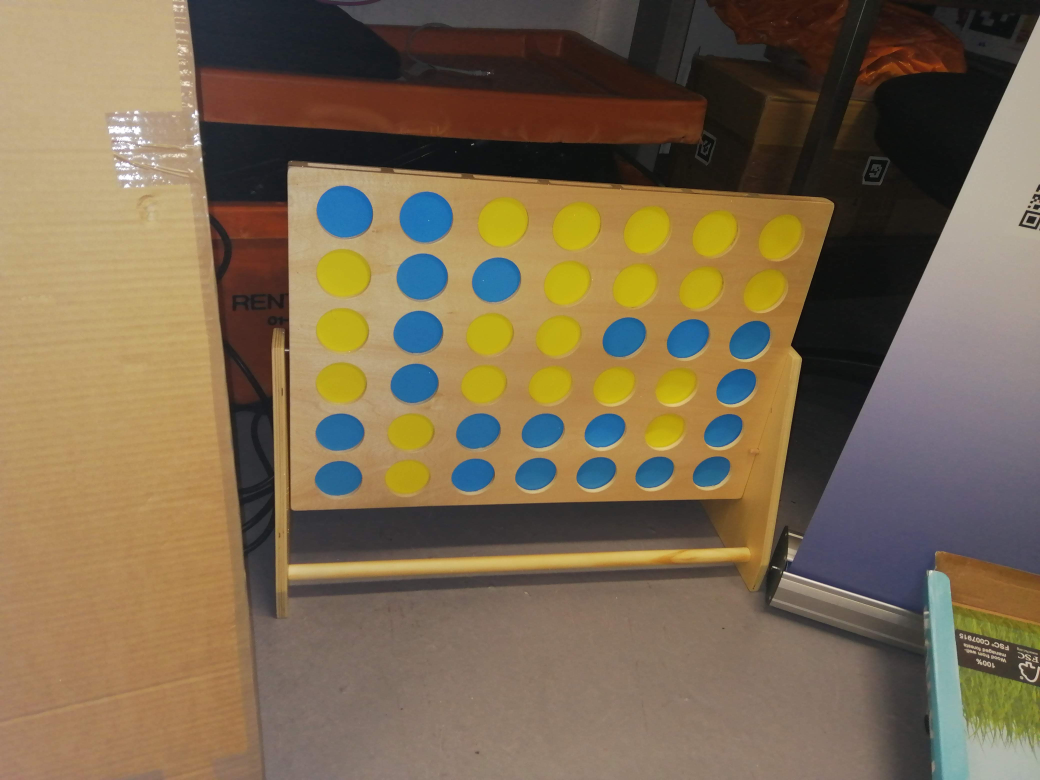
#> input picture OpenCvCode/Refference Images/IMG_20200127_143004.jpg, 4160 x 3120 px (shown at 1/4 size)
$ python -i open_cv.py   (imports and definitions only)
#> lines starting #> are read from the running program, lines starting #| are printed output that depends on the picture; after the words box and inside, x2 and y2 are one past the last pixel; in counts of white or black regions, pixels touching at a corner belong together
# -*- coding: utf-8 -*-
"""
Created on Mon Feb  3 22:19:24 2020

@author: aidam
"""

import numpy as np
import cv2
import matplotlib.pyplot as plt


def ImageInlineShow(Image):
    '''
    A function to show the images in line instead of as sperate images designed for Jupyter Notepad.
    Sabotage me if you dont want anything being printed out.
    '''
    plt.imshow(cv2.cvtColor(Image, cv2.COLOR_BGR2RGB))
    plt.xticks([]), plt.yticks([])  # to hide tick values on X and Y axis
    plt.show()


def ConvectionFunction(Image ,LowerBound , UpperBound):
    '''
    Takes in an Image , the lower bounds and the upper bounds and returns the contours for the image and the thresholds
    TODO add in Adaptive thresholding if needed
    '''
    hsv = cv2.cvtColor(Image, cv2.COLOR_BGR2HSV) # Convert to hsv

    LowerBound = np.array(LowerBound) # Remove if ALL of the code inputs a numpy array into the function
    UpperBound = np.array(UpperBound)

    mask = cv2.inRange(hsv , LowerBound , UpperBound) # Creates the mask
    contours , _ = cv2.findContours(mask , cv2.RETR_TREE , cv2.CHAIN_APPROX_SIMPLE) # Creates contours from the mask

    img2 = Image.copy()
    index = -1
    thickness = 10
    colour = (255 , 0 , 255)

    cv2.drawContours(img2,contours , index , colour , thickness)

    ImageInlineShow(img2)
    return contours


def ContourInfo(contours ,minArea):

    '''
    Takes in a set of contours returns the cordinate for the centre of the the ones above a certain size
    TODO ADD TEST FOR IF IT IS A CIRCLE RATHER THAN JUST doing it by overal area
     '''
    output = []
    for c in contours:
        area = cv2.contourArea(c)
        if area > minArea:
            #print(area)
            M = cv2.moments(c)
            try:
                cX = int(M["m10"] / M["m00"])
                cY = int(M["m01"] / M["m00"])
                #print(area)
                output.append([[cX ,cY],[area]])
                #print(output)
                #print('cX:', cX, 'cY:', cY)
            except ZeroDivisionError:
                pass
    return output

#def plot_centre_line(row, column):
#    for i in row:
#        point1 =

# [61 lines left out: functions get_x_and_y_coord_from_contours, get_row_and_col, not called in this run]

#Felix wants most recently played disk column

def TransformTheImage(img,Extension):
    '''Takes the image and transforms it , extension if you want to see above the grid.  '''
    #Red Contours
    lower_red = np.array([0,110,139])
    upper_red = np.array([10,255,255])

    RedContours = ConvectionFunction(img,lower_red , upper_red)
    Red_cordinates = ContourInfo(RedContours , 500)

    Squared = [x[0][0] * x[0][1] for x in Red_cordinates]
    #for x in Red_cordinates:
        #print( "test", x[0][1])

    Red_cordinates = [x[0] for _, x in sorted(zip(Squared,Red_cordinates), key=lambda pair: pair[0])] # like a cheaky zip for when the going gets rough.

    pts_dst = np.array([[0,Extension] , [0,600 + Extension] , [700,Extension] ,[700 , 600 + Extension]],np.float32)
    Red_cordinates = np.array(Red_cordinates,np.float32)

    #h, status = cv2.findHomography(pts_src, Red_cordinates)
    #h = cv2.getPerspectiveTransform(Red_cordinates,pts_dst)
    h, _ = cv2.findHomography(Red_cordinates,pts_dst)
    SquareImage = cv2.warpPerspective(img, h,(700,600 + Extension))
    ImageInlineShow(SquareImage)

    return SquareImage


def GetPositions(ImageLocation):
    '''Takes In an Image Location and returns what the current layout of the parts is'''

    img = cv2.imread(ImageLocation)
#> img is the input picture: shape (3120, 4160, 3); mean B, G, R 80.8, 106.3, 124.1
    SquareImage = TransformTheImage(img,200)
#> in ConvectionFunction, `hsv = cv2.cvtColor(Image, cv2.COLOR_BGR2HSV)`: hsv: shape (3120, 4160, 3); mean H, S, V 35.1, 97, 129.5
#> in ConvectionFunction, `mask = cv2.inRange(hsv , LowerBound , UpperBound)`:
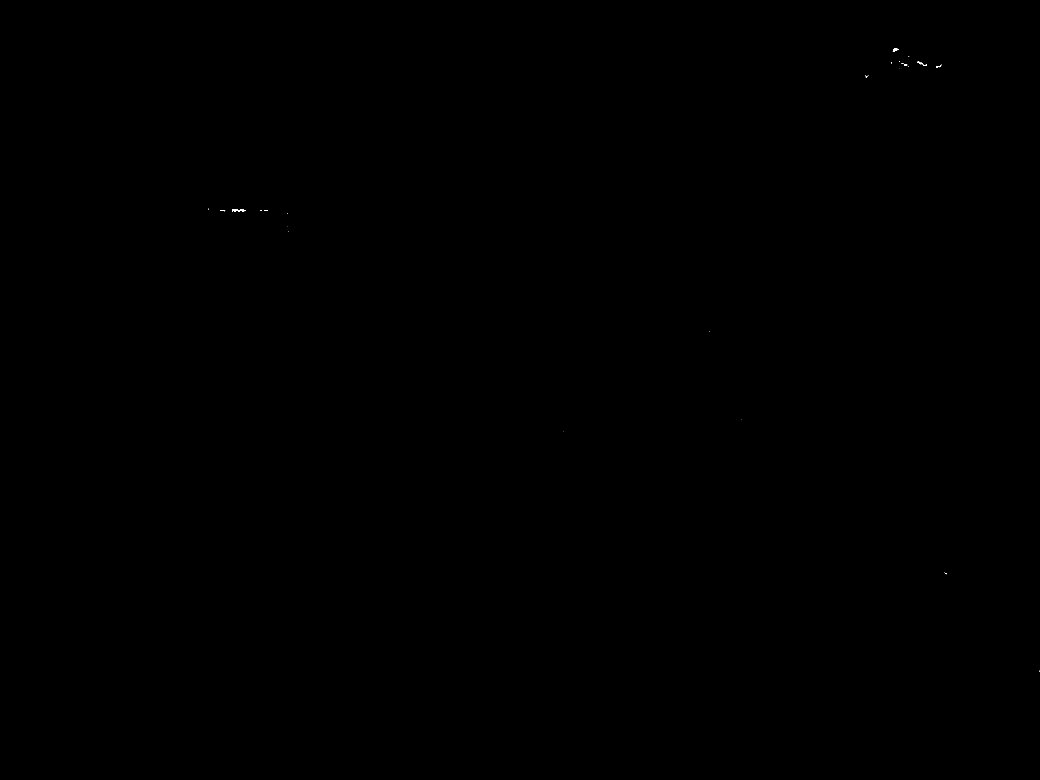
#> mask: shape (3120, 4160) (shown at 1/4 size); 0.01% white; 39 white regions (32 under 20 px)
#> in ConvectionFunction, `contours , _ = cv2.findContours(mask , cv2.RETR_TREE , cv2.CHAIN_APPRO..`: contours = 43 contours, 37 with area under 20; largest, box (x1, y1, x2, y2) and area: (928, 838, 984, 847) 252, (3571, 193, 3595, 208) 120, (3668, 246, 3689, 257) 68, (3744, 264, 3762, 271) 46, (3616, 256, 3629, 264) 24, (880, 840, 901, 845) 20
#> in TransformTheImage, `RedContours = ConvectionFunction(img,lower_red , upper_red)`: RedContours has the same summary as contours in ConvectionFunction
#> the loop in ContourInfo, `for c in contours:` made 43 passes
#> area on passes 13, 14, 23, 33, 37, 40: 20, 252, 46.5, 23.5, 67.5, 120.5
#> after the loop in ContourInfo, `for c in contours:`: output = []
#> in TransformTheImage, `Red_cordinates = np.array(Red_cordinates,np.float32)`: Red_cordinates = empty array
    #If the Extra space at the top starts causing problems.

    #The Blue ask
    lower_blue = np.array([90,130,80])
    upper_blue = np.array([115,255,255])

    blueContours = ConvectionFunction(SquareImage,lower_blue , upper_blue)
    blue_cordinates = ContourInfo(blueContours , 500)
    blue_points = get_x_and_y_coord_from_contours(blue_cordinates)
    blue_cols_and_rows = get_row_and_col(blue_points)
    print('BLUE COLS AND ROWS', blue_cols_and_rows)

    #The Yellow Mask
    lower_yellow = np.array([20,204,150])
    upper_yellow = np.array([54,255,255])

    yellowContours = ConvectionFunction(SquareImage,lower_yellow, upper_yellow)
    yellow_cordinates = ContourInfo(yellowContours , 500)
    yellow_points = get_x_and_y_coord_from_contours(yellow_cordinates)
    yellow_cols_and_rows = get_row_and_col(yellow_points)
    print('YELLOW COLS AND ROWS', yellow_cols_and_rows)

#GetPositions('Grid1.jpg')

#> (the run stopped early here; a loop or call above may not have finished)
